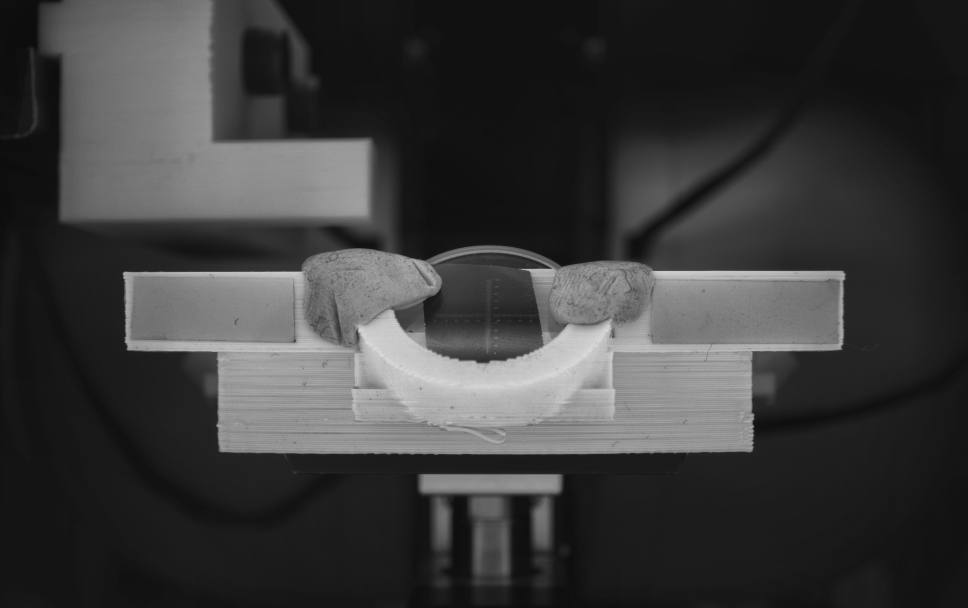
#> input picture python/image/bottom_clahe.bmp, 1936 x 1216 px, given in place of back3.bmp, which was not available (shown at 1/2 size)
$ python 'Grayscale Histogram.py' image/bottom_clahe.bmp
#> lines starting #> are read from the running program, lines starting #| are printed output that depends on the picture; pictures that were not available may be replaced by others from this repository, and a replacement may not be noted
'''
 * Generate a grayscale histogram for an image.
 *
 * Usage: python GrayscaleHistogram.py <fiilename>
'''
import sys, os
import cv2
import numpy as np
from matplotlib import pyplot as plt

def get_path_and_extension(filename):
    index = filename.find('.')
    return filename[:index], filename[index + 1:]

# file_name = sys.argv[1]
file_name = "./image/back3.bmp"
# fname, fext = get_path_and_extension(file_name)
fname, fext = os.path.splitext(file_name)

# read image, based on command line filename argument;
# read the image as grayscale from the outset
# img = cv2.imread(sys.argv[1], cv2.IMREAD_GRAYSCALE)
img = cv2.imread(file_name, cv2.IMREAD_GRAYSCALE)
#> img is the input picture: shape (1216, 1936); min 11, max 218, mean 58.7
# height, width = img.shape[:2]

# create a mask
mask = np.zeros(img.shape[:2], np.uint8)

if "bottom" in fname:
    mask[470:940, 210:1720] = 255
    mask_img = cv2.bitwise_and(img, img, mask = mask)

'''
Normalization is a process that changes the range of pixel intensity values.
Sometimes called contrast stretching or histogram stretching.
'''
# Normalize image
nor_img = np.zeros(img.shape[:2], np.uint8)
nor_img = cv2.normalize(img,nor_img, 0, 255, cv2.NORM_MINMAX)
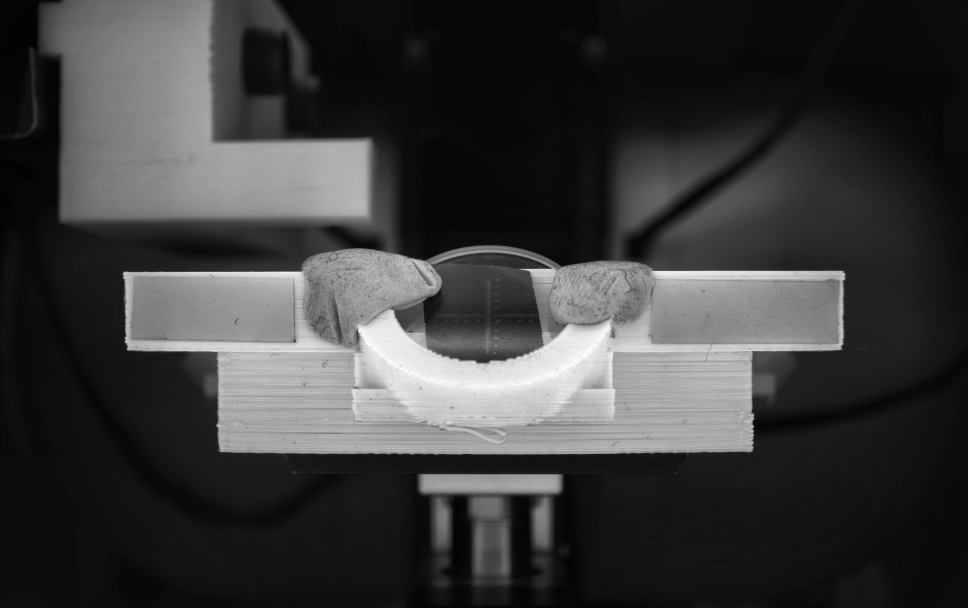
#> nor_img: shape (1216, 1936) (shown at 1/2 size); min 0, max 255, mean 58.8
cv2.imwrite((fname + "_nor." + fext), nor_img)

if "bottom" in fname:
    nor_mask_img = np.zeros(img.shape[:2], np.uint8)
    nor_mask_img = cv2.normalize(mask_img,nor_mask_img, 0, 255, cv2.NORM_MINMAX)

'''
Theory: Consider an image whose pixel values are confined to some specific range of values only.
For eg, brighter image will have all pixels confined to high values. But a good image will have
pixels from all regions of the image. So you need to stretch this histogram to either ends
(as given in below image, from wikipedia) and that is what Histogram Equalization does
(in simple words). This normally improves the contrast of the image.
'''
# Histogram equalization
equ_img = cv2.equalizeHist(img)
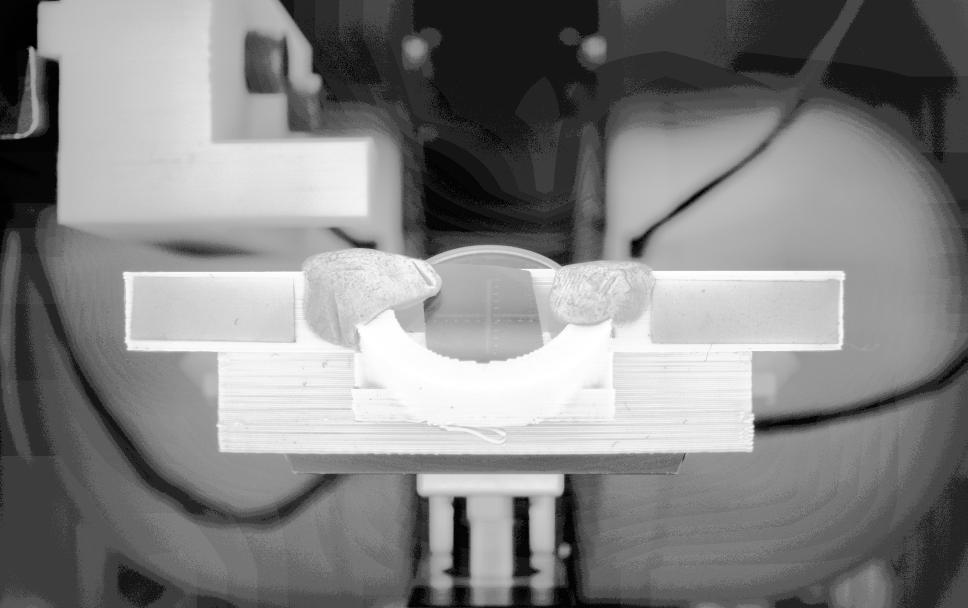
#> equ_img: shape (1216, 1936) (shown at 1/2 size); min 0, max 255, mean 130.3
cv2.imwrite((fname + "_equ." + fext), equ_img)

if "bottom" in fname:
    equ_mask_img = cv2.equalizeHist(mask_img)

'''
Adaptive Histogram Equalization: image is divided into small blocks called "tiles".
Then each of these blocks are histogram equalized as usual. So in a small area,
histogram would confine to a small region (unless there is noise).
If noise is there, it will be amplified.
'''
# create a CLAHE object (Arguments are optional).
clahe = cv2.createCLAHE(clipLimit=2.0, tileGridSize=(8,8))
clahe_img = clahe.apply(img)
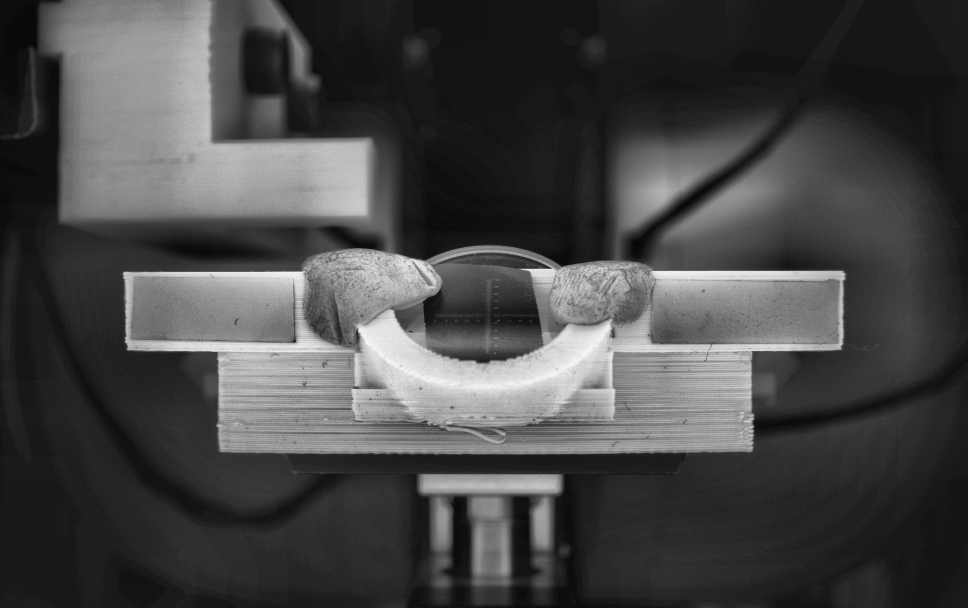
#> clahe_img: shape (1216, 1936) (shown at 1/2 size); min 5, max 245, mean 70.3
cv2.imwrite((fname + "_clahe." + fext), clahe_img)

if "bottom" in fname:
    clahe_mask_img = clahe.apply(mask_img)

# Calculate histogram with mask and without mask
# Check third argument for mask
hist_full = cv2.calcHist([img],[0],None,[256],[0,256])
#> hist_full = 256 values, max 143308 at index 20, min 0 at index 0, mean 9196
if "bottom" in fname:
    hist_mask = cv2.calcHist([img],[0],mask,[256],[0,256])

hist_nor = cv2.calcHist([nor_img],[0],None,[256],[0,256])
#> hist_nor = 256 values, max 143308 at index 11, min 0 at index 3, mean 9196
if "bottom" in fname:
    hist_mask_nor = cv2.calcHist([nor_img],[0],mask,[256],[0,256])

hist_equ = cv2.calcHist([equ_img],[0],None,[256],[0,256])
#> hist_equ = 256 values, max 143308 at index 61, min 0 at index 3, mean 9196
if "bottom" in fname:
    hist_mask_equ = cv2.calcHist([equ_img],[0],mask,[256],[0,256])

hist_clahe = cv2.calcHist([clahe_img],[0],None,[256],[0,256])
#> hist_clahe = 256 values, max 81472 at index 24, min 0 at index 0, mean 9196
if "bottom" in fname:
    hist_mask_clahe = cv2.calcHist([clahe_img],[0],mask,[256],[0,256])

# Display
if "bottom" in fname:
    plt.subplot(3,4,1), plt.imshow(img, 'gray')
    plt.subplot(3,4,2), plt.imshow(equ_img, 'gray')
    plt.subplot(3,4,3), plt.imshow(clahe_img, 'gray')
    plt.subplot(3,4,4), plt.imshow(nor_img, 'gray')

    plt.subplot(3,4,5), plt.imshow(mask_img, 'gray')
    plt.subplot(3,4,6), plt.imshow(equ_mask_img,'gray')
    plt.subplot(3,4,7), plt.imshow(clahe_mask_img,'gray')
    plt.subplot(3,4,8), plt.imshow(nor_mask_img,'gray')

    plt.subplot(3,4,9), plt.plot(hist_full), plt.plot(hist_mask)
    plt.subplot(3,4,10), plt.plot(hist_mask_equ), plt.plot(hist_mask)
    plt.subplot(3,4,11), plt.plot(hist_mask_clahe), plt.plot(hist_mask)
    plt.subplot(3,4,12), plt.plot(hist_mask_nor), plt.plot(hist_mask)
else:
    plt.subplot(2,4,1), plt.imshow(img, 'gray')
    plt.subplot(2,4,2), plt.imshow(equ_img, 'gray')
    plt.subplot(2,4,3), plt.imshow(clahe_img, 'gray')
    plt.subplot(2,4,4), plt.imshow(nor_img, 'gray')

    plt.subplot(2,4,5), plt.plot(hist_full)
    plt.subplot(2,4,6), plt.plot(hist_full), plt.plot(hist_equ)
    plt.subplot(2,4,7), plt.plot(hist_full), plt.plot(hist_clahe)
    plt.subplot(2,4,8), plt.plot(hist_full), plt.plot(hist_nor)

plt.xlim([0,256])

plt.show()
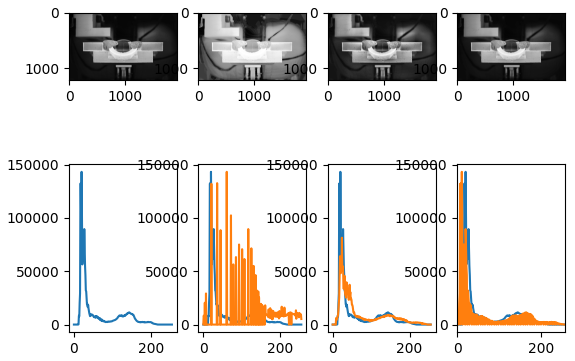
#> figure drawn by matplotlib, 8 panels; panel 5: curve peaks at x = 20, y = 143308; panel 6: curve peaks at x = 20, y = 143308; panel 6: curve peaks at x = 61, y = 143308; panel 7: curve peaks at x = 20, y = 143308

'''
# display the image
cv2.namedWindow("Grayscale Image", cv2.WINDOW_NORMAL)
cv2.imshow("Grayscale Image", img)
# cv2.waitKey(0)

# create the histogram
histogram = cv2.calcHist([img], [0], None, [256], [0, 256])
# print(histogram)

# configure and draw the histogram figure
plt.figure()
plt.title("Grayscale Histogram")
plt.xlabel("grayscale value")
plt.ylabel("pixels")
plt.xlim([0, 256])

plt.plot(histogram)
plt.show()
'''
